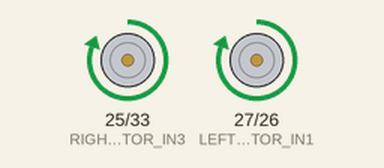
Recording of a program running on a simulated ESP32. On the bench: motor-driver pin pairs drawn as motors (green arrow = first pin HIGH = forward, orange = second pin HIGH = backward, longer = more drive).

Above: at 1.0 s.
At 2.5 s:
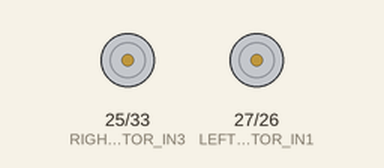
At 4.0 s:
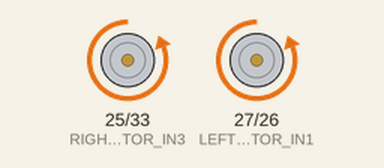
Timing chart, 0 to 7.8 s (numbered marks = the images above):
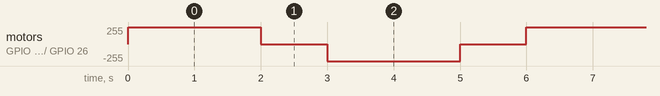

Measured:
- by itself, motor on GPIO 25 (RIGHT_MOTOR_IN3) / GPIO 33 (RIGHT_MOTOR_IN4), motor on GPIO 27 (LEFT_MOTOR_IN1) / GPIO 26 (LEFT_MOTOR_IN2): repeats every 6.0 s: stopped 1.0 s, backward 255/255 2.0 s, stopped 1.0 s, forward 255/255 2.0 s

The program:

main.cpp
```cpp
#include <Arduino.h>

// Define motor control pins
#define LEFT_MOTOR_IN1 27
#define LEFT_MOTOR_IN2 26
#define RIGHT_MOTOR_IN3 25
#define RIGHT_MOTOR_IN4 33

void setup() {
  // Set motor control pins as outputs
  pinMode(LEFT_MOTOR_IN1, OUTPUT);
  pinMode(LEFT_MOTOR_IN2, OUTPUT);
  pinMode(RIGHT_MOTOR_IN3, OUTPUT);
  pinMode(RIGHT_MOTOR_IN4, OUTPUT);
}

void loop() {
  // Move the left motor forward
  digitalWrite(LEFT_MOTOR_IN1, HIGH);
  digitalWrite(LEFT_MOTOR_IN2, LOW);

  // Move the right motor forward
  digitalWrite(RIGHT_MOTOR_IN3, HIGH);
  digitalWrite(RIGHT_MOTOR_IN4, LOW);

  delay(2000); // Move forward for 2 seconds

  // Stop both motors
  digitalWrite(LEFT_MOTOR_IN1, LOW);
  digitalWrite(LEFT_MOTOR_IN2, LOW);
  digitalWrite(RIGHT_MOTOR_IN3, LOW);
  digitalWrite(RIGHT_MOTOR_IN4, LOW);

  delay(1000); // Pause for 1 second

  // Move the left motor backward
  digitalWrite(LEFT_MOTOR_IN1, LOW);
  digitalWrite(LEFT_MOTOR_IN2, HIGH);

  // Move the right motor backward
  digitalWrite(RIGHT_MOTOR_IN3, LOW);
  digitalWrite(RIGHT_MOTOR_IN4, HIGH);

  delay(2000); // Move backward for 2 seconds

  // Stop both motors
  digitalWrite(LEFT_MOTOR_IN1, LOW);
  digitalWrite(LEFT_MOTOR_IN2, LOW);
  digitalWrite(RIGHT_MOTOR_IN3, LOW);
  digitalWrite(RIGHT_MOTOR_IN4, LOW);

  delay(1000); // Pause for 1 second
}
```
